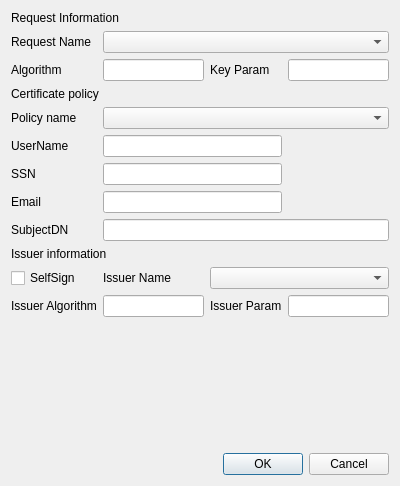
<?xml version="1.0" encoding="UTF-8"?>
<ui version="4.0">
 <class>MakeCertDlg</class>
 <widget class="QDialog" name="MakeCertDlg">
  <property name="geometry">
   <rect>
    <x>0</x>
    <y>0</y>
    <width>400</width>
    <height>486</height>
   </rect>
  </property>
  <property name="windowTitle">
   <string>Make certificate</string>
  </property>
  <layout class="QGridLayout" name="gridLayout">
   <item row="4" column="0">
    <widget class="QLabel" name="label_6">
     <property name="text">
      <string>Policy name</string>
     </property>
    </widget>
   </item>
   <item row="10" column="1">
    <widget class="QLabel" name="label_8">
     <property name="text">
      <string>Issuer Name</string>
     </property>
    </widget>
   </item>
   <item row="13" column="2" colspan="2">
    <widget class="QDialogButtonBox" name="buttonBox">
     <property name="orientation">
      <enum>Qt::Horizontal</enum>
     </property>
     <property name="standardButtons">
      <set>QDialogButtonBox::Cancel|QDialogButtonBox::Ok</set>
     </property>
    </widget>
   </item>
   <item row="10" column="0">
    <widget class="QCheckBox" name="mSelfSignCheck">
     <property name="text">
      <string>SelfSign</string>
     </property>
    </widget>
   </item>
   <item row="2" column="0">
    <widget class="QLabel" name="label_3">
     <property name="text">
      <string>Algorithm</string>
     </property>
    </widget>
   </item>
   <item row="2" column="2">
    <widget class="QLabel" name="mOptionLabel">
     <property name="text">
      <string>Key Param</string>
     </property>
    </widget>
   </item>
   <item row="5" column="0">
    <widget class="QLabel" name="label_11">
     <property name="text">
      <string>UserName</string>
     </property>
    </widget>
   </item>
   <item row="8" column="0">
    <widget class="QLabel" name="label_4">
     <property name="text">
      <string>SubjectDN</string>
     </property>
    </widget>
   </item>
   <item row="2" column="3">
    <widget class="QLineEdit" name="mOptionText"/>
   </item>
   <item row="3" column="0" colspan="2">
    <widget class="QLabel" name="label_5">
     <property name="text">
      <string>Certificate policy</string>
     </property>
    </widget>
   </item>
   <item row="12" column="0">
    <spacer name="verticalSpacer">
     <property name="orientation">
      <enum>Qt::Vertical</enum>
     </property>
     <property name="sizeHint" stdset="0">
      <size>
       <width>20</width>
       <height>40</height>
      </size>
     </property>
    </spacer>
   </item>
   <item row="6" column="0">
    <widget class="QLabel" name="label_12">
     <property name="text">
      <string>SSN</string>
     </property>
    </widget>
   </item>
   <item row="11" column="2">
    <widget class="QLabel" name="label_10">
     <property name="text">
      <string>Issuer Param</string>
     </property>
    </widget>
   </item>
   <item row="9" column="0" colspan="2">
    <widget class="QLabel" name="label_7">
     <property name="text">
      <string>Issuer information</string>
     </property>
    </widget>
   </item>
   <item row="0" column="0" colspan="2">
    <widget class="QLabel" name="label">
     <property name="text">
      <string>Request Information</string>
     </property>
    </widget>
   </item>
   <item row="8" column="1" colspan="3">
    <widget class="QLineEdit" name="mSubjectDNText"/>
   </item>
   <item row="1" column="0">
    <widget class="QLabel" name="label_2">
     <property name="text">
      <string>Request Name</string>
     </property>
    </widget>
   </item>
   <item row="11" column="3">
    <widget class="QLineEdit" name="mIssuerOptionText"/>
   </item>
   <item row="11" column="1">
    <widget class="QLineEdit" name="mIssuerAlgorithmText"/>
   </item>
   <item row="4" column="1" colspan="3">
    <widget class="QComboBox" name="mPolicyNameCombo"/>
   </item>
   <item row="10" column="2" colspan="2">
    <widget class="QComboBox" name="mIssuerNameCombo"/>
   </item>
   <item row="1" column="1" colspan="3">
    <widget class="QComboBox" name="mReqNameCombo"/>
   </item>
   <item row="11" column="0">
    <widget class="QLabel" name="label_9">
     <property name="text">
      <string>Issuer Algorithm</string>
     </property>
    </widget>
   </item>
   <item row="2" column="1">
    <widget class="QLineEdit" name="mAlgorithmText"/>
   </item>
   <item row="7" column="0">
    <widget class="QLabel" name="label_13">
     <property name="text">
      <string>Email</string>
     </property>
    </widget>
   </item>
   <item row="5" column="1" colspan="2">
    <widget class="QLineEdit" name="mUserNameText"/>
   </item>
   <item row="6" column="1" colspan="2">
    <widget class="QLineEdit" name="mSSNText"/>
   </item>
   <item row="7" column="1" colspan="2">
    <widget class="QLineEdit" name="mEmailText"/>
   </item>
  </layout>
 </widget>
 <resources/>
 <connections>
  <connection>
   <sender>buttonBox</sender>
   <signal>accepted()</signal>
   <receiver>MakeCertDlg</receiver>
   <slot>accept()</slot>
   <hints>
    <hint type="sourcelabel">
     <x>248</x>
     <y>254</y>
    </hint>
    <hint type="destinationlabel">
     <x>157</x>
     <y>274</y>
    </hint>
   </hints>
  </connection>
  <connection>
   <sender>buttonBox</sender>
   <signal>rejected()</signal>
   <receiver>MakeCertDlg</receiver>
   <slot>reject()</slot>
   <hints>
    <hint type="sourcelabel">
     <x>316</x>
     <y>260</y>
    </hint>
    <hint type="destinationlabel">
     <x>286</x>
     <y>274</y>
    </hint>
   </hints>
  </connection>
 </connections>
</ui>
